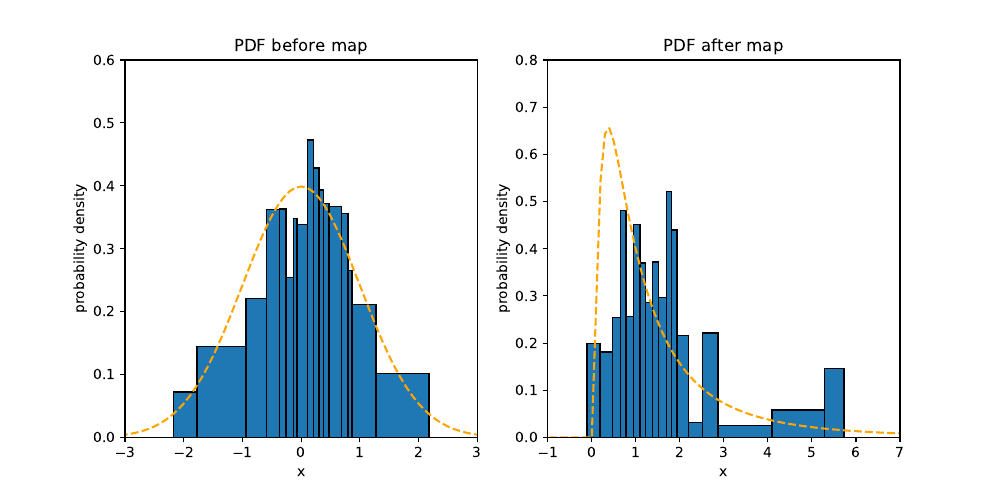

Here is the Python script that generated this plot:
import numpy as np
from scipy.stats import norm
from scipy.stats import lognorm
import matplotlib as mpl
import matplotlib.pyplot as plt
import preprocessing as prep
import pdfplot as pdfplt
import kldplot as kldplt

name = "basic-map"
dir = "../../../flip-bench/experiments/basic-map/"

fig = plt.figure(figsize=(10, 5))


def prev_expected(x, i = -1):
    return norm.pdf(x)

def post_expected(x, i = -1):
    return lognorm.pdf(x, 1)


# PDF

prev_xmin = -3
prev_xmax = 3
prev_ymin = 0
prev_ymax = 0.6

post_xmin = -1
post_xmax = 7
post_ymin = 0
post_ymax = 0.8

prev_data_loc = dir + "basic-map-prev-pdf.out"
post_data_loc = dir + "basic-map-post-pdf.out"

ax = plt.subplot(1, 2, 1)
pdfplt.pdfplot_bar(ax, prev_expected, prev_data_loc, prev_xmin, prev_xmax, prev_ymin, prev_ymax)
ax.set_title("PDF before map")
ax = plt.subplot(1, 2, 2)
pdfplt.pdfplot_bar(ax, post_expected, post_data_loc, post_xmin, post_xmax, post_ymin, post_ymax)
ax.set_title("PDF after map")


# Save Plot

# plt.legend()
plt.savefig(name + '.pdf')
plt.savefig(name + '.png')
